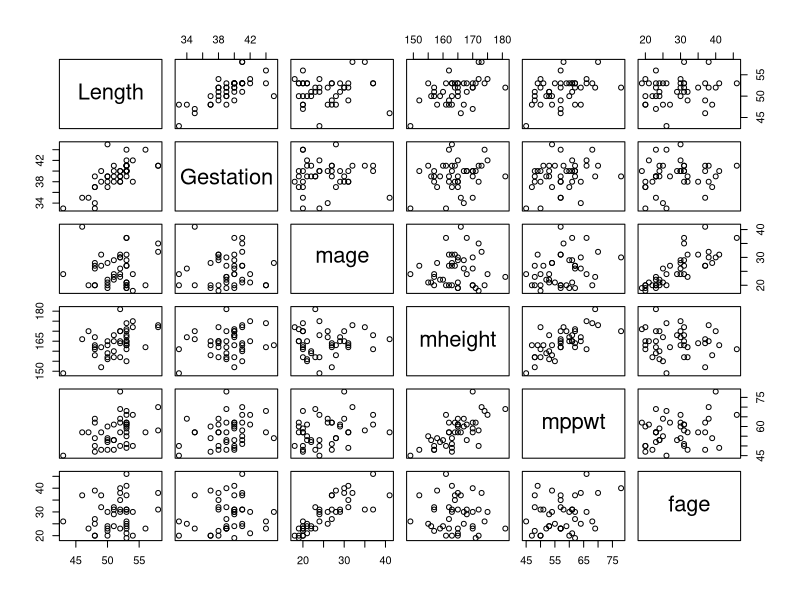
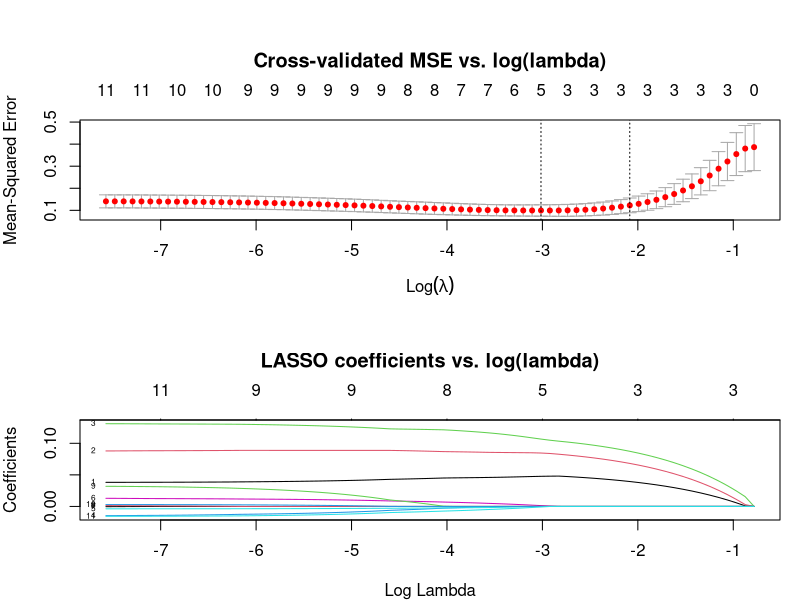

Here is the R script that generated these plots, in order:
## ---- chunk 1
birthweight <- read.csv("data/Birthweight.csv")
str(birthweight)
## ---- chunk 2
birthweight1 <- birthweight
birthweight1$ID <- NULL; birthweight1$smoker <- NULL
birthweight1$lowbwt <- NULL; birthweight1$mage35 <- NULL
## ---- chunk 3
for (i in 1:length(birthweight1)) {
  if (names(birthweight1)[i] == "Birthweight") next
  bw_model <- lm(Birthweight~birthweight1[,i], data=birthweight1)
  cdist <- cooks.distance(bw_model)
  print(paste(names(birthweight1)[i], max(cdist)))
}
## ---- chunk 4
bw_model <- lm(Birthweight~., data=birthweight1)
library(car); vif(bw_model)
## ---- chunk 5
pairs(birthweight1[,c("Length", "Gestation", "mage", "mheight", "mppwt", "fage")])
## ---- chunk 6
model_summary <- summary(bw_model)
p_values <- model_summary$coefficients[,4]
birthweight2 <- birthweight1
while (max(p_values) > 0.05) {
  max_p_name <- names(which.max(p_values))
  birthweight2 <- birthweight2[, names(birthweight2) != max_p_name]
  bw_model <- lm(Birthweight~., data=birthweight2)
  model_summary <- summary(bw_model)
  p_values <- model_summary$coefficients[,4]
}
model_summary
## ---- chunk 7
averages <- data.frame(Headcirc=mean(birthweight2$Headcirc), Gestation=mean(birthweight2$Gestation))
averages
stepdown_ci <- predict(bw_model, newdata=averages, interval="confidence", level=0.95)
stepdown_pi <- predict(bw_model, newdata=averages, interval="prediction", level=0.95)
## ---- chunk 8
par(mfrow=c(2,1), mar=c(4,4,6,1))
library(glmnet)
set.seed(123) # For reproducibility
x_df <- birthweight1[, names(birthweight1) != 'Birthweight']
x <- as.matrix(x_df)
y <- as.double(birthweight1$Birthweight)
train <- sample(1:nrow(x), 0.67*nrow(x))
x_train <- x[train,]; y_train <- y[train]
x_test <- x[-train,]; y_test <- y[-train]; x_test_df <- x_df[-train,]
lasso_model <- glmnet(x_train, y_train, alpha=1)
cv_lasso <- cv.glmnet(x_train, y_train, alpha=1, type.measure="mse")
plot(cv_lasso, main="Cross-validated MSE vs. log(lambda)")
plot(cv_lasso$glmnet.fit, xvar="lambda", label=T, main="LASSO coefficients vs. log(lambda)")
lambda_min <- cv_lasso$lambda.min; lambda_1se <- cv_lasso$lambda.1se
coef(cv_lasso, s=cv_lasso$lambda.min)
lasso_pred <- predict(lasso_model, s=lambda_min, newx=x_test)
mse_lasso <- mean((lasso_pred-y_test)^2)
stepdown_pred <- predict(bw_model, newdata=x_test_df)
mse_stepdown <- mean((stepdown_pred-y_test)^2)
